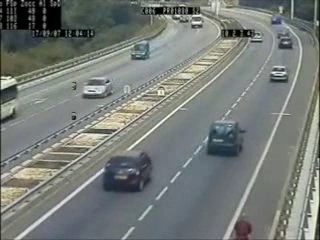
#> input picture frame 75 of 6. Computer Vision/07. Template matching, corners and Haar cascades/videos/video.avi, 320 x 240 px, given in place of test1.mp4, which was not available
$ python line_detector.py
#> lines starting #> are read from the running program, lines starting #| are printed output that depends on the picture; pictures that were not available may be replaced by others from this repository, and a replacement may not be noted
#> further down, frame is the input picture: shape (240, 320, 3); mean B, G, R 120, 123.9, 118.8
import cv2
import numpy as np


def canny(img):

    #convert to grayscale for better accuracy
    gray = cv2.cvtColor(img, cv2.COLOR_BGR2GRAY)
    #set the kernel size for blur transformation to reduce noise
    kernel = 5
    blur = cv2.GaussianBlur(gray, (kernel, kernel), 0)
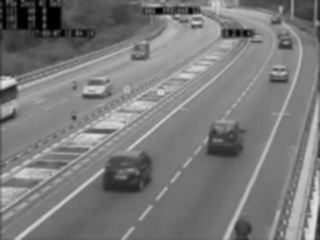
#> blur: shape (240, 320); min 0, max 229, mean 122.1
    #defining edges with canny
    canny = cv2.Canny(gray, 50,150)
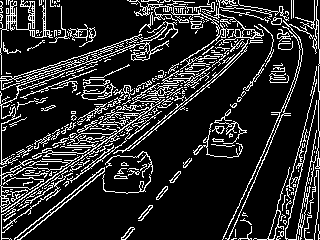
#> canny: shape (240, 320); 16.4% white in thin lines or dots
    return canny


cap = cv2.VideoCapture('test1.mp4')
while(cap.isOpened()):
    ret, frame = cap.read()
    #detecting edges
    canny_image = canny(frame)
    cv2.imshow('canny_image')

$ run again, starting later in the video
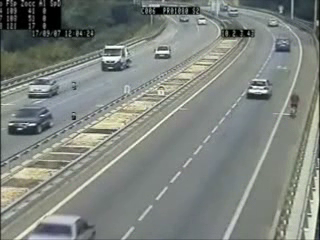
#> input picture frame 337 of 6. Computer Vision/07. Template matching, corners and Haar cascades/videos/video.avi, 320 x 240 px, given in place of test1.mp4, which was not available
#> frame is the input picture: shape (240, 320, 3); mean B, G, R 126.3, 131.7, 126
#> in canny, `blur = cv2.GaussianBlur(gray, (kernel, kernel), 0)`:
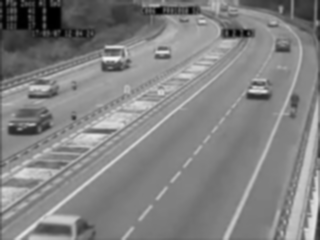
#> blur: shape (240, 320); min 0, max 241, mean 129.5
#> in canny, `canny = cv2.Canny(gray, 50,150)`:
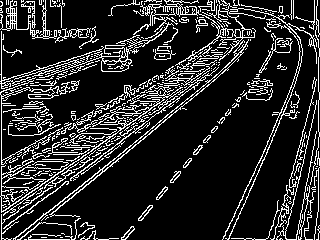
#> canny: shape (240, 320); 16.2% white in thin lines or dots

$ run again, starting later in the video
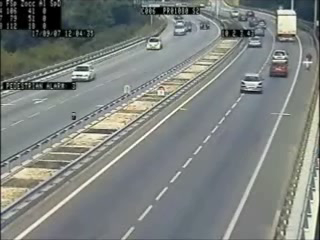
#> input picture frame 600 of 6. Computer Vision/07. Template matching, corners and Haar cascades/videos/video.avi, 320 x 240 px, given in place of test1.mp4, which was not available
#> frame is the input picture: shape (240, 320, 3); mean B, G, R 126.6, 129.8, 124.9
#> in canny, `blur = cv2.GaussianBlur(gray, (kernel, kernel), 0)`:
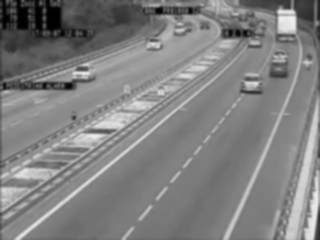
#> blur: shape (240, 320); min 0, max 240, mean 128.1
#> in canny, `canny = cv2.Canny(gray, 50,150)`:
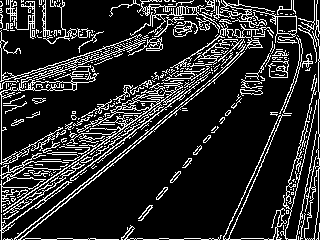
#> canny: shape (240, 320); 16.2% white in thin lines or dots
